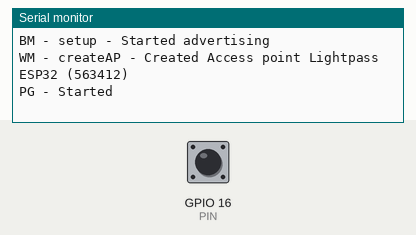
The program below on a simulated ESP32. Parts: the last lines printed to the serial monitor. Inputs (shaded band) come from the test bench; at power-on: GPIO 16 (PIN) HIGH. Storage starts empty; nothing arrives over Bluetooth unless stated; a phone connects over Bluetooth LE 3 s after start.

Above: at 1.2 s.
1.3 s: GPIO 16 (PIN) pulled LOW for 0.15 s
At 2.7 s:
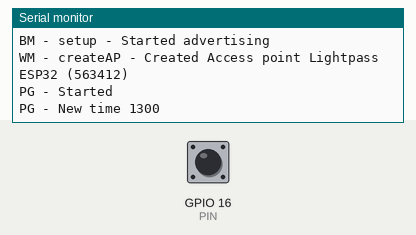
4.4 s: GPIO 16 (PIN) pulled LOW for 1 s
At 5.1 s:
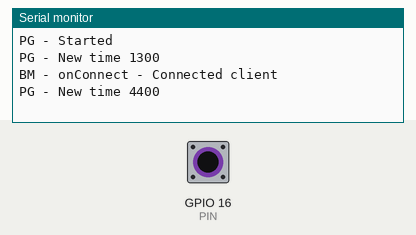
6.9 s: GPIO 16 (PIN) pulled LOW for 0.15 s
At 8.2 s:
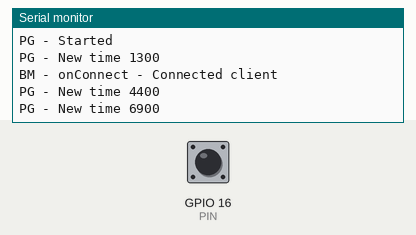

The program:

main.cpp
```cpp
#include <Arduino.h>
#include <WebManager.h>
#include <BleManager.h>

#define PIN 16

BleManager bleManager;
WebManager webManager;

///// INTERRUPT
struct Inter
{
    bool rised;
    unsigned long time;
};

Inter inter;

void IRAM_ATTR isr()
{
    unsigned long current = millis();
    if (!inter.rised && (current - inter.time) > 300)
    {
        inter.time = current;
        inter.rised = true;
    }
}

///////////////////////////////////
///////////////////////////////////
//////////////////////////////////
///////////////////////////////////
void setup()
{
    Serial.begin(115200);
    Serial.println(
        "  _      _____ _____ _    _ _______ _____         _____ _____ \n"
        " | |    |_   _/ ____| |  | |__   __|  __ \\ /\\    / ____/ ____|\n"
        " | |      | || |  __| |__| |  | |  | |__) /  \\  | (___| (___  \n"
        " | |      | || | |_ |  __  |  | |  |  ___/ /\\ \\  \\___ \\___ \\ \n"
        " | |____ _| || |__| | |  | |  | |  | |  / ____ \\ ____) |___) |\n"
        " |______|_____\\_____|_|  |_|  |_|  |_| /_/    \\_\\_____/_____/ \n");

    // begin data storage
    if (!SPIFFS.begin(true))
    {
        return;
    }

    uint32_t chipId = 0;
    for (int i = 0; i < 17; i = i + 8)
    {
        chipId |= ((ESP.getEfuseMac() >> (40 - i)) & 0xff) << i;
    }

    String chipIdStr = String(chipId, HEX);
    chipIdStr.toUpperCase();

    // input
    inter = Inter({false, millis()});
    pinMode(PIN, INPUT_PULLUP);
    attachInterrupt(digitalPinToInterrupt(PIN), isr, FALLING);

    // bluetooth
    bleManager.setup("Lightpass ESP32 (" + chipIdStr + ")");

    // web - wifi
    webManager.setup("Lightpass ESP32 (" + chipIdStr + ")", String("Anatra12"));

    Serial.println("PG - Started");
}

void loop()
{

    if (inter.rised)
    {
        bleManager.addTime(inter.time);
        Serial.printf("PG - New time %lu\n", inter.time);
        inter.rised = false;
    }
}
```

Measured:
- after the input at 1.3 s, the serial monitor: prints a new line at once (image 1)
- after the input at 4.4 s, the serial monitor: prints a new line at once (image 2)
- after the input at 6.9 s, the serial monitor: prints a new line at once (image 3)
